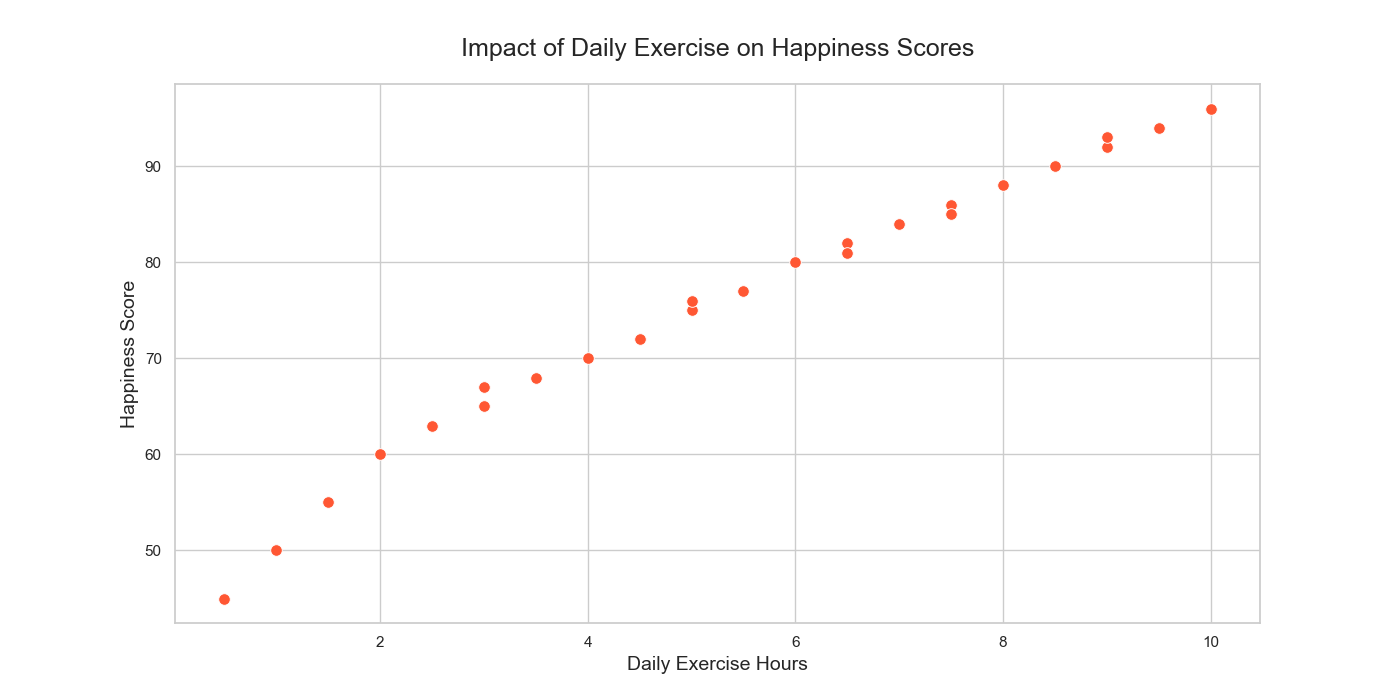

Here is the Python script that generated this plot:

import seaborn as sns
import pandas as pd
import matplotlib.pyplot as plt

# Load the dataset from the provided table data
data = {
    'ExerciseHours': [0.5, 1, 1.5, 2, 2.5, 3, 3.5, 4, 4.5, 5, 5.5, 6, 6.5, 7, 7.5, 8, 8.5, 9, 9.5, 10, 3, 5, 6.5, 7.5, 9],
    'HappinessScore': [45, 50, 55, 60, 63, 65, 68, 70, 72, 75, 77, 80, 82, 84, 86, 88, 90, 92, 94, 96, 67, 76, 81, 85, 93]
}
df = pd.DataFrame(data)

# Set the aesthetic style of the plots
sns.set_theme(style="whitegrid")

# Create the scatter plot
plt.figure(figsize=(14, 7))
scatter_plot = sns.scatterplot(x='ExerciseHours', y='HappinessScore',
                               data=df, color='#ff5733', s=70)

# Set the chart title and labels
scatter_plot.set_title('Impact of Daily Exercise on Happiness Scores', fontsize=18, pad=20)
scatter_plot.set_xlabel('Daily Exercise Hours', fontsize=14)
scatter_plot.set_ylabel('Happiness Score', fontsize=14)

# Show the plot
plt.show()
